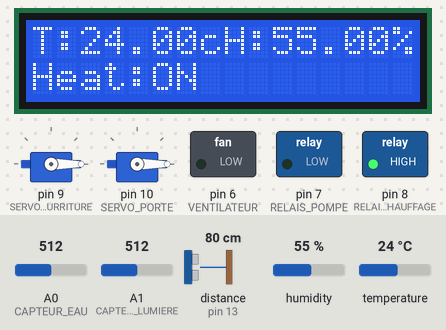
Bench run of a sketch on a simulated Arduino Uno, built with avr-gcc and run on an emulated ATmega328P. On the bench: 2 × servo, 16×2 character LCD, switched loads named in the sketch (green lamp = pin HIGH). Wiring (inferred from the names in the program): ultrasonic range finder: trigger A3; echo pin 13. Inputs (shaded band) come from the test bench; at power-on: humidity 55 %, temperature 24 °C, distance to the obstacle (sensor on pin 13) 80 cm, A0 (CAPTEUR_EAU) = 512, A1 (CAPTEUR_LUMIERE) = 512. The echo pulse lasts 58.3 µs per cm; the local clock reads 2024-03-15 10:24:30 at power-on unless the sketch sets it; pins used as bus, display or sensor lines are not drawn; what the sketch prints to the serial monitor is not drawn.

Above: at 2.2 s.
2.3 s: humidity set to 59 %
At 3.8 s:
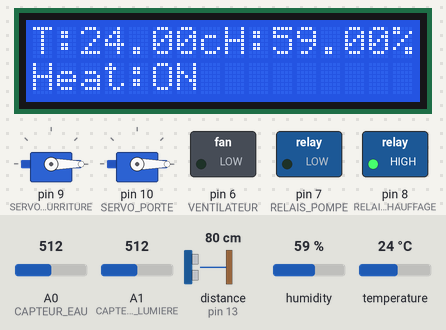
4.6 s: humidity set to 62 %
At 5.8 s:
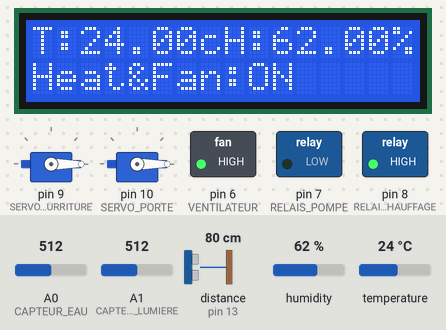
6.7 s: temperature set to 28 °C
At 7.9 s:
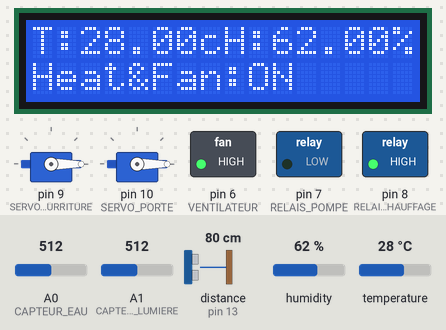
8.8 s: temperature set to 31 °C
At 10.0 s:
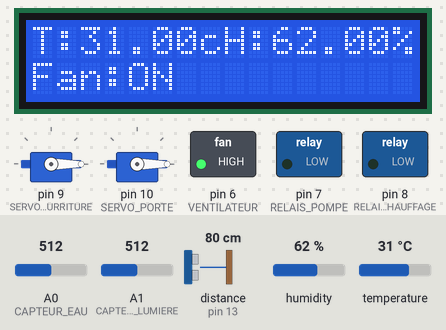
10.9 s: distance to the obstacle (sensor on pin 13) set to 34 cm
12.4 s: distance to the obstacle (sensor on pin 13) set to 27 cm
At 13.3 s:
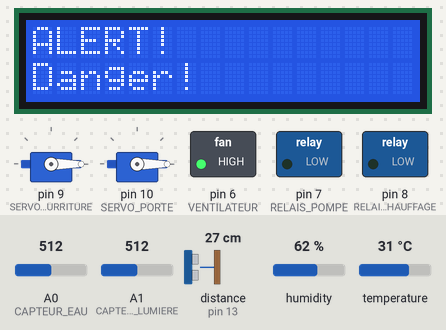
Timing chart, 0 to 15.0 s (numbered marks = the images above; inputs shaded):
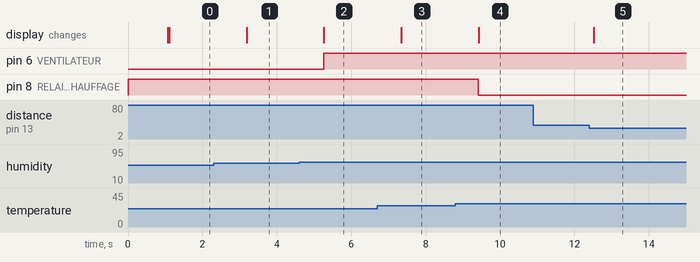

Measured:
- the behaviour switches between 60 and 61 % on humidity (found by bisection; images 1 and 2)
- the behaviour switches between 29 and 30 °C on temperature (found by bisection; images 3 and 4)
- the behaviour switches between 31 and 30 cm on distance to the obstacle (sensor on pin 13) (found by bisection; images 4 and 5)
- after the input at 2.3 s, the display: changes after 0.89 s (image 1)
- after the input at 4.6 s, pin 6 (VENTILATEUR): LOW → HIGH after 0.66 s; the display: changes after 0.67 s (image 2)
- after the input at 6.7 s, the display: changes after 0.65 s (image 3)
- after the input at 8.8 s, pin 8 (RELAIS_CHAUFFAGE): HIGH → LOW after 0.62 s; the display: changes after 0.63 s (image 4)
- after the input at 10.9 s, every drawn part: stays the same
- after the input at 12.4 s, the display: changes after 0.12 s (image 5)

The sketch:

IOT.ino
```cpp
#include <Wire.h>
#include <RTClib.h>
#include <Servo.h>
#include <DHT.h>
#include <LiquidCrystal.h>

// ========== PIN DEFINITIONS ==========
#define CAPTEUR_EAU A0
#define CAPTEUR_LUMIERE A1
#define BROCHE_DHT A2
#define RELAIS_POMPE 7
#define RELAIS_CHAUFFAGE 8
#define VENTILATEUR 6
#define TRIG_ULTRASON A3
#define ECHO_ULTRASON 13
#define SERVO_NOURRITURE 9
#define SERVO_PORTE 10

// ========== LCD INITIALIZATION ==========
LiquidCrystal lcd(12, 11, 5, 4, 3, 2);

// ========== SYSTEM PARAMETERS ==========
#define TYPE_DHT DHT11
#define ANGLE_OUVERT_NOURRITURE 180
#define ANGLE_FERME_NOURRITURE 0
#define ANGLE_OUVERT_PORTE 180
#define ANGLE_FERME_PORTE 0
#define SEUIL_EAU 300
#define DUREE_NOURRITURE 3000
#define SEUIL_LUMIERE 600
#define DISTANCE_PREDATEUR 30
#define SEUIL_TEMP 30
#define HUMID_BAS 30
#define HUMID_HAUT 60

// ========== OBJECT INITIALIZATION ==========
RTC_DS1307 rtc;
Servo servoNourriture;
Servo servoPorte;
DHT dht(BROCHE_DHT, TYPE_DHT);

// ========== FEEDING SCHEDULE ==========
const int heuresRepas[] = {8, 16};
const int minutesRepas[] = {0, 0};

// ========== SYSTEM STATE VARIABLES ==========
bool pompeActive = false;
unsigned long tempsDemarrePompe = 0;
const unsigned long dureeMaxPompe = 10000;
unsigned long dernierRepas = 0;
bool repasServi[2] = {false, false};
bool porteOuverte = false;
bool predatorDetected = false;

// ========== SETUP FUNCTION ==========
void setup() {
  Serial.begin(9600);

  Wire.begin();
  if (!rtc.begin()) {
    Serial.println("RTC non trouve");
    while (1);
  }

  rtc.adjust(DateTime(2025, 4, 28, 7, 58, 0));

  dht.begin();

  servoNourriture.attach(SERVO_NOURRITURE);
  servoNourriture.write(ANGLE_FERME_NOURRITURE);

  servoPorte.attach(SERVO_PORTE);
  servoPorte.write(ANGLE_FERME_PORTE);

  pinMode(RELAIS_POMPE, OUTPUT);
  pinMode(RELAIS_CHAUFFAGE, OUTPUT);
  pinMode(VENTILATEUR, OUTPUT);
  pinMode(TRIG_ULTRASON, OUTPUT);
  pinMode(ECHO_ULTRASON, INPUT);

  digitalWrite(RELAIS_POMPE, LOW);
  digitalWrite(RELAIS_CHAUFFAGE, HIGH);
  digitalWrite(VENTILATEUR, LOW);

  lcd.begin(16, 2);
  lcd.clear();
  lcd.setCursor(0, 1);
  lcd.print("Demarrage...");
  delay(1000);
  lcd.clear();
}

// ========== MAIN LOOP ==========
void loop() {
  DateTime maintenant = rtc.now();

  verifierRepas(maintenant);
  controlerEau();
  controlerPorte();
  controlerClimat();
  mettreAJourLCD();

  delay(500);
}

// ========== FEEDING CONTROL ==========
void verifierRepas(DateTime maintenant) {
  for (int i = 0; i < sizeof(heuresRepas)/sizeof(heuresRepas[0]); i++) {
    if (maintenant.hour() == heuresRepas[i] && maintenant.minute() == minutesRepas[i] && !repasServi[i]) {
      servoNourriture.write(ANGLE_OUVERT_NOURRITURE);
      delay(DUREE_NOURRITURE);
      servoNourriture.write(ANGLE_FERME_NOURRITURE);

      repasServi[i] = true;
      dernierRepas = millis();
    }

    if ((maintenant.hour() > heuresRepas[i]) ||
        (maintenant.hour() == heuresRepas[i] && maintenant.minute() > minutesRepas[i] + 1)) {
      if (repasServi[i]) {
        repasServi[i] = false;
      }
    }
  }
}

// ========== WATER CONTROL ==========
void controlerEau() {
  int niveauEau = analogRead(CAPTEUR_EAU);

  if (niveauEau < SEUIL_EAU) {
    if (!pompeActive) {
      digitalWrite(RELAIS_POMPE, HIGH);
      pompeActive = true;
      tempsDemarrePompe = millis();
    }
  } else {
    if (pompeActive) {
      digitalWrite(RELAIS_POMPE, LOW);
      pompeActive = false;
    }
  }

  if (pompeActive && (millis() - tempsDemarrePompe > dureeMaxPompe)) {
    digitalWrite(RELAIS_POMPE, LOW);
    pompeActive = false;
  }
}

// ========== DOOR CONTROL ==========
void controlerPorte() {
  int lumiere = analogRead(CAPTEUR_LUMIERE);

  if (lumiere > SEUIL_LUMIERE && !porteOuverte) {
    servoPorte.write(ANGLE_OUVERT_PORTE);
    porteOuverte = true;
    predatorDetected = false;
  }
  else if (lumiere <= SEUIL_LUMIERE && porteOuverte) {
    servoPorte.write(ANGLE_FERME_PORTE);
    porteOuverte = false;
  }

  if (!porteOuverte) {
    int distance = obtenirDistance();
    if (distance > 0 && distance < DISTANCE_PREDATEUR) {
      predatorDetected = true;
    }else{
            predatorDetected = false;
    }
  }
}

// ========== ULTRASONIC SENSOR ==========
int obtenirDistance() {
  digitalWrite(TRIG_ULTRASON, LOW);
  delayMicroseconds(2);
  digitalWrite(TRIG_ULTRASON, HIGH);
  delayMicroseconds(10);
  digitalWrite(TRIG_ULTRASON, LOW);

  long duree = pulseIn(ECHO_ULTRASON, HIGH, 30000);
  return duree * 0.0343 / 2;
}

// ========== CLIMATE CONTROL ==========
void controlerClimat() {
  float humidite = dht.readHumidity();
  float temperature = dht.readTemperature();

  if (isnan(humidite) || isnan(temperature)) {
    return;
  }

  if (isnan(humidite) || isnan(temperature)) {
    return;
  }

  if (temperature >= SEUIL_TEMP) {
    digitalWrite(RELAIS_CHAUFFAGE, LOW);
    digitalWrite(VENTILATEUR, HIGH);
  } else {
    if (humidite > HUMID_HAUT) {
      digitalWrite(VENTILATEUR, HIGH);
      digitalWrite(RELAIS_CHAUFFAGE, HIGH);
    } else {
      digitalWrite(RELAIS_CHAUFFAGE, HIGH);
      digitalWrite(VENTILATEUR, LOW);
    }
  }
}

// ========== LCD DISPLAY ==========
void mettreAJourLCD() {
  lcd.clear();
    if (predatorDetected) {
    lcd.setCursor(0, 0);
    lcd.print("ALERT!");
    lcd.setCursor(0, 1);
    lcd.print("Danger!");
    return;
  }

  float humidite = dht.readHumidity();
  float temperature = dht.readTemperature();

  lcd.setCursor(0, 0);
  lcd.print("T:");
  lcd.print(temperature);
  lcd.print("c");

  lcd.print("H:");
  lcd.print(humidite);
  lcd.print("%");

  lcd.setCursor(0, 1);

  bool chauffageOn = false;
  bool ventilOn = false;

  if (temperature >= SEUIL_TEMP) {
    chauffageOn = false;
    ventilOn = true;
    lcd.print("Fan:ON");
  }
  else {
    if (humidite > HUMID_HAUT) {
      ventilOn = true;
      chauffageOn = true;
      lcd.print("Heat&Fan:ON");
    }
    else {
      lcd.print("Heat:ON");
    }
  }

  Serial.print("T:");
  Serial.print(temperature);
  Serial.print(" H:");
  Serial.println(humidite);
}
```
